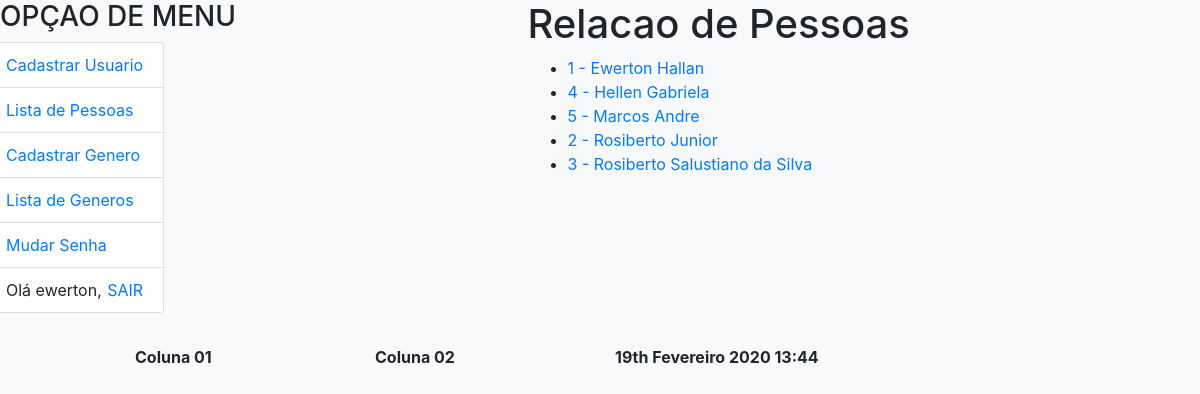
The page /pessoa/ (signed in) on the database as committed earlier.
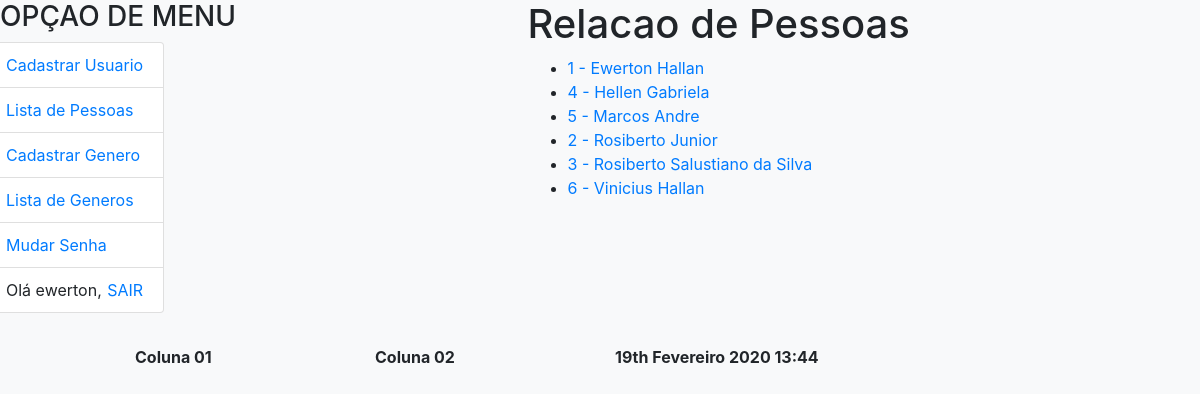
The same page on the database as committed later.
### pessoa/models.py (models this page shows, shortened)
class Pessoa(models.Model):
    nome=models.CharField(
        max_length=100,
        null=False,
        blank=False,
        help_text='Escreva aqui o seu nome completo',
        verbose_name='Nome Completo',
        error_messages={
            'null':'Valor nulo nao permitido',
            'blank': 'Valor vazio',
        }
    )
    genero=models.ForeignKey(Genero)
    rg=models.IntegerField(
        help_text='Escreva aqui somente os numeros do RG',
        verbose_name='Número do RG',
        unique=True,
    )
    cpf=models.CharField(
        max_length=15,
        help_text='Escreva aqui somente os numeros do CPF',
        verbose_name='Número do CPF',
        unique=True,
        db_index=True,
    )
    estadocivil=models.CharField(
        max_length=20,
        choices=[
            ('S','Solteiro'),
            ('C','Casado'),
            ('V','Viúvo'),
            ('D','Desquitado'),
            ('U','União Estável'),
        ],
        error_messages={
            'invalid_choice':'Valor nao permitido',
        },
        default='S',
        db_index=True,
        verbose_name='Estado Cívil',
    )
    pai=models.CharField(
        max_length=100,
        help_text='Escreva aqui nome completo do seu pai',
        verbose_name='Nome do Pai',
    )
    mae=models.CharField(
        max_length=100,
        help_text='Escreva aqui nome completo do sua mae',
        verbose_name='Nome da Mãe',
    )
    email=models.CharField(
        max_length=200,
        help_text='Escreva aqui o seu e-mail',
        verbose_name='E-Mail',
    )
    telefone=models.CharField(
        max_length=15,
        help_text='Escreva aqui o numero de seu telefone (xx) 99999-9999',
        verbose_name='Telefone',
    )
    idade=models.IntegerField(
        default=0,
        help_text='Coloque aqui sua idade',
        validators=[validate_even],
        verbose_name='Idade',
    )
    foto=models.ImageField(
        upload_to='pessoa_fotos/',
        blank=True,
        help_text = 'Escolha uma foto para o seu perfil',
        verbose_name = 'Foto',
    )
    dt_log=models.DateField(
        auto_now=True,
        editable=False,
        verbose_name='Dt Criação',
    )
    class Meta:
        ordering = ['nome', 'idade']
        verbose_name = 'pessoa'
        verbose_name_plural = 'pessoas'

### pessoa/views.py (the view)
def pessoa_list(request):
    if not(request.user.is_authenticated):
       return redirect('login')
    else:
        pessoas = Pessoa.objects.all()
        contexto = {'lista_pessoa':pessoas}       #dicionario   [] lista  () tupla
        return render(request, 'pessoa/pessoa_list.html', contexto)

### pessoa/templates/pessoa/pessoa_list.html
{% extends 'pessoa/base.html' %}
{% block main %}
<body class="bg-light">
    <h1>Relacao de Pessoas</h1>
    {% if lista_pessoa %}
      <ul>
          {% for p in lista_pessoa %}
              <li><a href="/pessoa/id/{{ p.id }}/"> {{ p.id }} - {{ p.nome }}</a></li>
          {% endfor %}
      </ul>
    {% else %}
       <p>nenhum dado foi localizado</p>
    {% endif %}
{% endblock%}

### pessoa/templates/pessoa/base.html (shortened to what this page needs)
{% include 'pessoa/_header.html' %}
<body class="bg-light">
    <div class="row">
        <div class="col-md-5 mb-3">
            <h3>OPÇAO DE MENU</h3>
            <div class="row">
                <ul class="list-group mb-3">
                    <li class="list-group-item d-flex justify-content-between lh-condensed">
                        <a href="/pessoa/usuario/"> Cadastrar Usuario</a>
                    </li>
                    <li class="list-group-item d-flex justify-content-between lh-condensed">
                        <a class=”nav-link” href="{% url 'pessoa_usuario_lista' %}"> Lista de Pessoas</a>
                    </li>
                    <li class="list-group-item d-flex justify-content-between lh-condensed">
                        <a href="/pessoa/genero/"> Cadastrar Genero</a>
                    </li>
                    <li class="list-group-item d-flex justify-content-between lh-condensed">
                        <a class=”nav-link” href="{% url 'pessoa_genero_lista' %}"> Lista de Generos</a>
                    </li>
                    {% if user.is_authenticated %}
                    <li class="list-group-item d-flex justify-content-between lh-condensed">
                        <a class=”nav-link” href="{% url 'alterar-senha' %}"> Mudar Senha</a>
                    </li>
                    {% endif %}
                    <li class="list-group-item d-flex justify-content-between lh-condensed">
                        {% if user.is_authenticated %}
                            Olá {{ user.username }},
                        {% endif %}
                        <a class=”nav-link” href="{% url 'logout' %}">SAIR</a>
                    </li>
                </ul>
            </div>
        </div>
        <div class="col-md-5 mb-3">
            <div class="container">
                {% block main %}
                {% endblock %}
            </div>
        </div>
    </div>
{% include 'pessoa/_footer.html' %}

### pessoa/templates/pessoa/_header.html (shortened to what this page needs)
{% load static %}
<!DOCTYPE html>
<html lang="pt-br">
<head>
    <link rel="stylesheet" href="{% static 'bootstrap.min.css' %}">
    <link rel="stylesheet" href="{% static 'form-validation.css' %}">
</head>

### pessoa/templates/pessoa/_footer.html (shortened to what this page needs)
</html>

### files_html/form-validation.css (style rules this page uses)
.container { max-width: 960px; }
.lh-condensed { line-height: 1.25; }

Rows that differ between the two databases and show on the page:
added Pessoa: id "6", nome "Vinicius Hallan"
